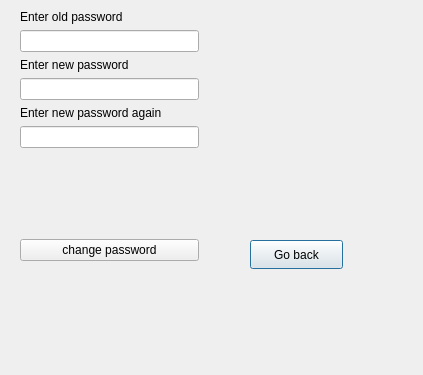
<?xml version="1.0" encoding="UTF-8"?>
<ui version="4.0">
 <class>ChangePasswordWindow</class>
 <widget class="QDialog" name="ChangePasswordWindow">
  <property name="geometry">
   <rect>
    <x>0</x>
    <y>0</y>
    <width>423</width>
    <height>375</height>
   </rect>
  </property>
  <property name="windowTitle">
   <string>Dialog</string>
  </property>
  <widget class="QPushButton" name="goBack">
   <property name="geometry">
    <rect>
     <x>250</x>
     <y>240</y>
     <width>93</width>
     <height>29</height>
    </rect>
   </property>
   <property name="text">
    <string>Go back</string>
   </property>
  </widget>
  <widget class="QWidget" name="layoutWidget">
   <property name="geometry">
    <rect>
     <x>20</x>
     <y>10</y>
     <width>179</width>
     <height>251</height>
    </rect>
   </property>
   <layout class="QVBoxLayout" name="verticalLayout_5">
    <item>
     <layout class="QVBoxLayout" name="verticalLayout_4">
      <item>
       <layout class="QVBoxLayout" name="verticalLayout">
        <item>
         <widget class="QLabel" name="label">
          <property name="text">
           <string>Enter old password</string>
          </property>
         </widget>
        </item>
        <item>
         <widget class="QLineEdit" name="oldPassword">
          <property name="echoMode">
           <enum>QLineEdit::Password</enum>
          </property>
         </widget>
        </item>
       </layout>
      </item>
      <item>
       <layout class="QVBoxLayout" name="verticalLayout_2">
        <item>
         <widget class="QLabel" name="label_2">
          <property name="text">
           <string>Enter new password</string>
          </property>
         </widget>
        </item>
        <item>
         <widget class="QLineEdit" name="newPassword1">
          <property name="echoMode">
           <enum>QLineEdit::Password</enum>
          </property>
         </widget>
        </item>
       </layout>
      </item>
      <item>
       <layout class="QVBoxLayout" name="verticalLayout_3">
        <item>
         <widget class="QLabel" name="label_3">
          <property name="text">
           <string>Enter new password again</string>
          </property>
         </widget>
        </item>
        <item>
         <widget class="QLineEdit" name="newPassword2">
          <property name="echoMode">
           <enum>QLineEdit::Password</enum>
          </property>
         </widget>
        </item>
       </layout>
      </item>
     </layout>
    </item>
    <item>
     <spacer name="verticalSpacer">
      <property name="orientation">
       <enum>Qt::Vertical</enum>
      </property>
      <property name="sizeHint" stdset="0">
       <size>
        <width>20</width>
        <height>40</height>
       </size>
      </property>
     </spacer>
    </item>
    <item>
     <widget class="QPushButton" name="changePasswordButton">
      <property name="text">
       <string>change password</string>
      </property>
     </widget>
    </item>
   </layout>
  </widget>
 </widget>
 <resources/>
 <connections/>
</ui>
